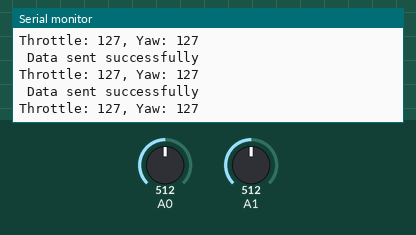
This sketch was run on a simulated Arduino Uno, built with avr-gcc and run on an emulated ATmega328P. On the bench: the last lines printed to the serial monitor. The test bench sets the inputs (shaded band); at power-on: A1 = 512, A0 = 512. No radio packets arrive unless stated.

Above: at 2.7 s.
2.8 s: A1 set to 408
At 2.87 s:
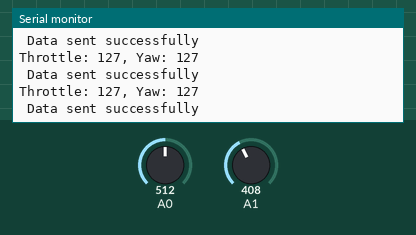
5.8 s: A1 set to 393
At 5.85 s:
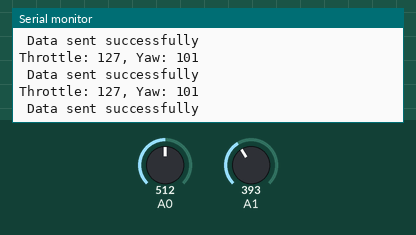
7.3 s: A0 set to 417
At 7.38 s:
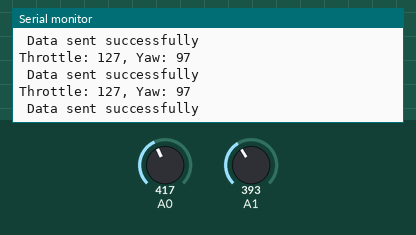
10.3 s: A0 set to 391
At 10.36 s:
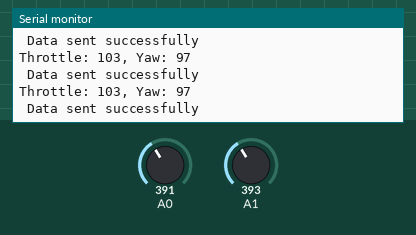
11.8 s: A1 set to 43
At 11.89 s:
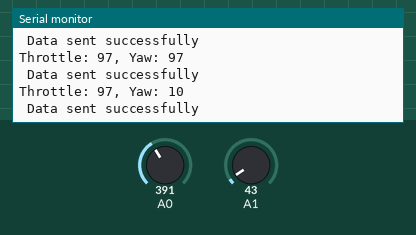
14.8 s: A1 set to 38
At 14.97 s:
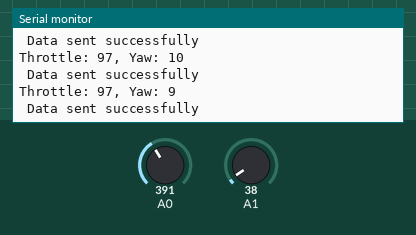
Timing chart, 0 to 17.3 s (numbered marks = the images above; inputs shaded):
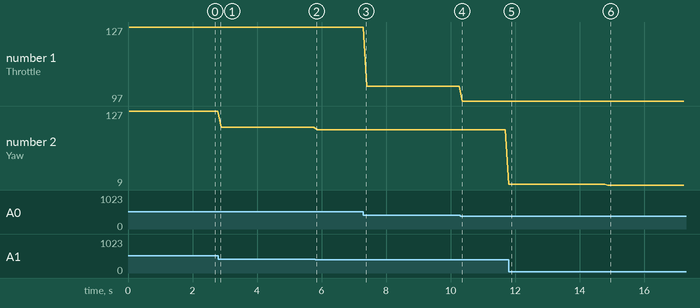

Measured:
- after the input at 11.8 s, the serial monitor: prints a new line at once (image 5)
- after the input at 14.8 s, the serial monitor: prints a new line after 0.08 s (image 6)
- plotted number 1: 127 → 103 after the input at 7.3 s
- plotted number 2: 127 → 101 after the input at 2.8 s, 101 → 97 after the input at 5.8 s, 97 → 10 after the input at 11.8 s, 10 → 9 after the input at 14.8 s

The sketch:

iforce2d_nrf_transmit_v1.ino
```cpp
#include <SPI.h>
#include <nRF24L01.h>
#include <RF24.h>

const uint64_t pipeOut = 0xE8E8F0F0E1LL;

RF24 radio(9, 10);

// The sizeof this struct should not exceed 32 bytes
struct MyData {
  byte throttle;
  byte yaw;
  //byte pitch;
  //byte roll;
};

MyData data;

void setup() {
  Serial.begin(9600);

  radio.begin();
  radio.setAutoAck(true);  // Enable auto-acknowledgement
  radio.enableAckPayload();  // Enable acknowledgement payload
  radio.setDataRate(RF24_250KBPS);

  radio.openWritingPipe(pipeOut);

  memset(&data, 0, sizeof(MyData));
  radio.write(&data, sizeof(MyData));

  Serial.println("Transmitter Initialized");
}

void loop() {
  data.throttle = map(analogRead(0), 0, 1023, 0, 255);
  data.yaw = map(analogRead(1), 0, 1023, 0, 255);
  //data.pitch = map(analogRead(2), 0, 1023, 0, 255);
  //data.roll = map(analogRead(3), 0, 1023, 0, 255);

  // Print joystick readings
  Serial.print("Throttle: ");
  Serial.print(data.throttle);
  Serial.print(", Yaw: ");
  Serial.println(data.yaw);
  //Serial.print(", Pitch: ");
  //Serial.print(data.pitch);
  //Serial.print(", Roll: ");
  //Serial.println(data.roll);

  // Send the payload wirelessly and wait for acknowledgement
  if (radio.write(&data, sizeof(MyData))) {
    Serial.println(" Data sent successfully");

    if (radio.isAckPayloadAvailable()) {
      byte ackPayload[1];
      radio.read(&ackPayload, sizeof(ackPayload));
      Serial.println("Acknowledgement received");
      // Process acknowledgement payload if needed
    }
  }

  delay(100);
}
```
